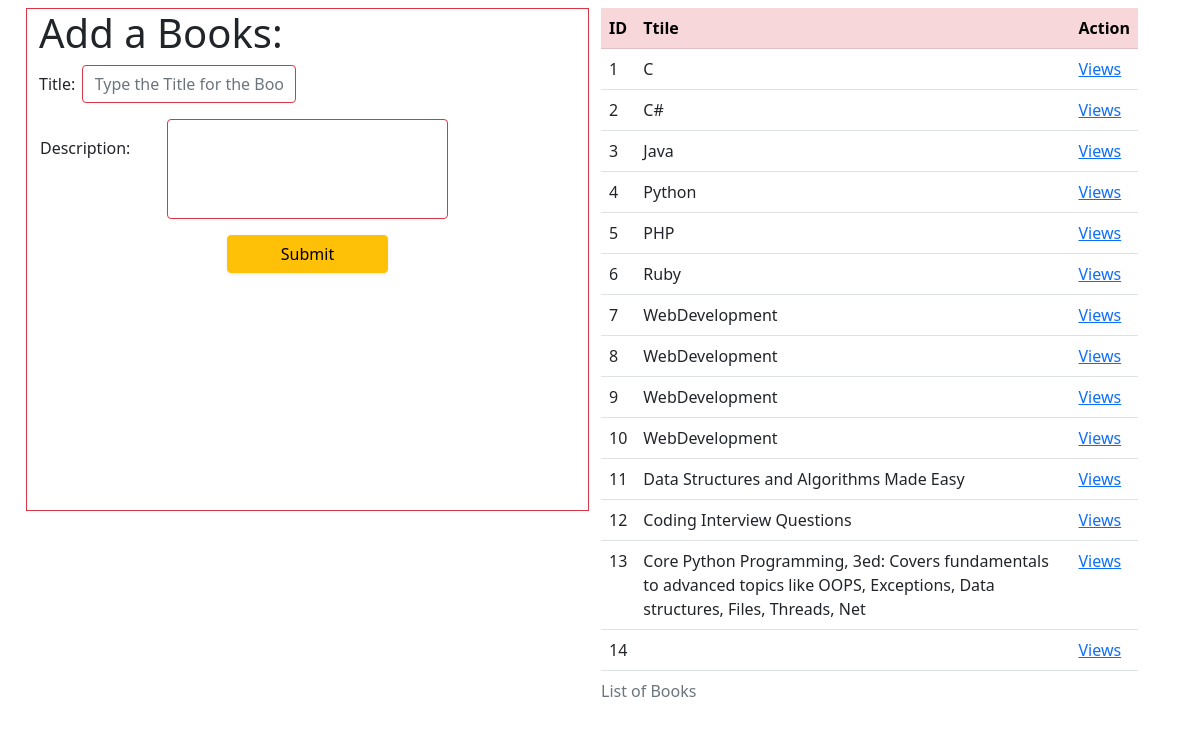
The page / on the database its author committed.
### books_and_authers/models.py (models this page shows)
class Book(models.Model):
    title = models.CharField(max_length = 255)
    describtion = models.CharField(max_length=255,default= "No Describtion available for this Book!")
    created_at = models.DateTimeField (auto_now_add = True)
    updated_at = models.DateTimeField (auto_now = True)

### books_and_authers/views.py (the view)
# urls.py: path('', views.root),
def root(request):
    context={
        'Books' : Book.objects.all(),
    }
    return render(request,"addBook.html",context)

### books_and_authers/templates/addBook.html (shortened to what this page needs)
<!DOCTYPE html>
<html lang="en">
<head>
    <link href="https://cdn.jsdelivr.net/npm/bootstrap@5.0.2/dist/css/bootstrap.min.css" rel="stylesheet">
</head>
<body>
    <div class="container d-flex p-2 ">
        <div class="row " style="width:100% ;">
            <div class="col sm-6 border border-danger" style="height: 70%;">
                <h1 >
                    Add a Books:
                </h1>
                <form action="/proccessAddBook" method="post" class="d-flex flex-column justify-content-between">
                    <div class="row mb-3">
                        <div class="col-sm-6  d-flex align-items-center justify-content-center">
                            <label class="col-sm-2 col-form-label" name="Bookstitle">Title:</label>
                        <div class="col-sm-10">
                                <input class="usernametext form-control border border-danger" type = "text" name="TitleInput" placeholder="Type the Title for the Book!">
                            </div>
                        </div>
                    </div>
                    <div class="row mb-3 form-floating d-flex justify-content-start">
                        <label name ="BooksDesc">Description:</label>
                        <input class="form-control border border-danger mx-auto" id="floatingTextarea2"  placeholder="Leave a comment here" style="height: 100px; width: 50%;" type = "text" name="DescInput">
                    </div>
                    <button class="btn btn-warning shadow-sm mb-5" type="submit" name="submitBook" style="width:30% ;margin:0 auto;">Submit</button>
            </form>
            </div>
            <div class="col sm-6">
                <form action="/book/{{book.id}}" method="post">
                <table class="table">
                    <caption>List of Books</caption>
                    <tr class="table-danger">
                        <th>ID</th>
                        <th >Ttile</th>
                        <th>Action</th>
                    </tr>
                    {%for book in Books%}
                    <tr>
                        <td>{{book.id}}</td>
                        <td>{{book.title}}</td>
                        <td><a href="book/{{book.id}}">Views</a></td>
                    </tr>
                    {% endfor %}
                </table>
            </form>
            </div>
        </div>
    </div>
</body>
</html>

### rows shown on the page
Book: id "1", title "C"
Book: id "2", title "C#"
Book: id "3", title "Java"
Book: id "4", title "Python"
Book: id "5", title "PHP"
Book: id "6", title "Ruby"
Book: id "7", title "WebDevelopment"
Book: id "8", title "WebDevelopment"
Book: id "9", title "WebDevelopment"
Book: id "10", title "WebDevelopment"
Book: id "11", title "Data Structures and Algorithms Made Easy"
Book: id "12", title "Coding Interview Questions"
Book: id "13", title "Core Python Programming, 3ed: Covers fundamentals to advanced topics like OOPS, Exceptions, Data structures, Files, Threads, Net"
Book: id "14"
